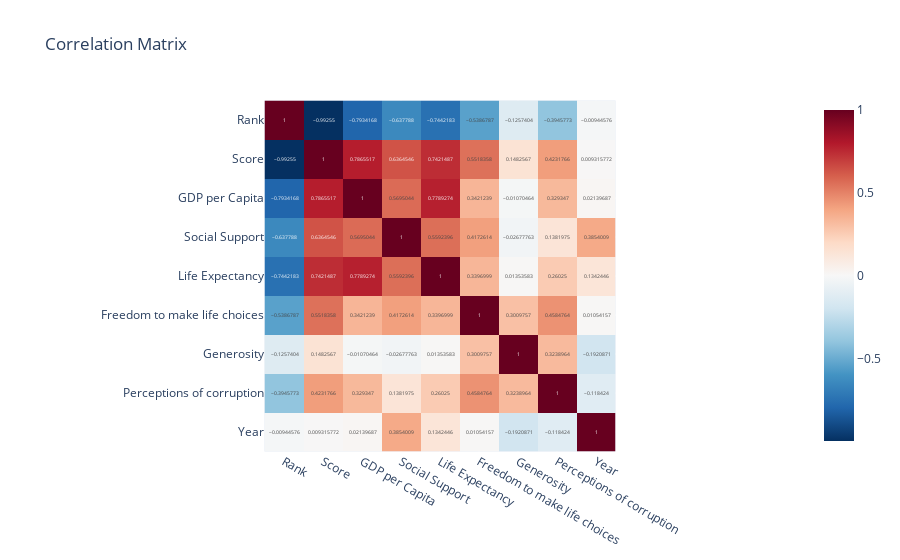

The cell this chart's notebook holds for it:
### Markdown cell above
## 8. Correlation Matrix
Visualize the correlation matrix using Plotly.

### Code cell
# Correlation Matrix with a Plotly Heatmap
correlations = df_clean.corr()
fig = px.imshow(correlations, text_auto=True, title='Correlation Matrix', color_continuous_scale='RdBu_r')
fig.show()

### Figure 1 — Plotly figure (JSON) as saved in the notebook; plotly's stock layout.template omitted (floating-point values rounded to 4 significant figures)
{"data": [{"coloraxis": "coloraxis", "hovertemplate": "x: %{x}<br>y: %{y}<br>color: %{z}<extra></extra>", "name": "0", "texttemplate": "%{z}", "type": "heatmap", "x": ["Rank", "Score", "GDP per Capita", "Social Support", "Life Expectancy", "Freedom to make life choices", "Generosity", "Perceptions of corruption", "Year"], "xaxis": "x", "y": ["Rank", "Score", "GDP per Capita", "Social Support", "Life Expectancy", "Freedom to make life choices", "Generosity", "Perceptions of corruption", "Year"], "yaxis": "y", "z": [[1, -0.9925, -0.7934, -0.6378, -0.7442, -0.5387, -0.1257, -0.3946, -0.009446], [-0.9925, 1, 0.7866, 0.6365, 0.7421, 0.5518, 0.1483, 0.4232, 0.009316], [-0.7934, 0.7866, 1, 0.5695, 0.7789, 0.3421, -0.0107, 0.3293, 0.0214], [-0.6378, 0.6365, 0.5695, 1, 0.5592, 0.4173, -0.02678, 0.1382, 0.3854], [-0.7442, 0.7421, 0.7789, 0.5592, 1, 0.3397, 0.01354, 0.2603, 0.1342], [-0.5387, 0.5518, 0.3421, 0.4173, 0.3397, 1, 0.301, 0.4585, 0.01054], [-0.1257, 0.1483, -0.0107, -0.02678, 0.01354, 0.301, 1, 0.3239, -0.1921], [-0.3946, 0.4232, 0.3293, 0.1382, 0.2603, 0.4585, 0.3239, 1, -0.1184], [-0.009446, 0.009316, 0.0214, 0.3854, 0.1342, 0.01054, -0.1921, -0.1184, 1]]}], "layout": {"coloraxis": {"colorscale": [[0, "rgb(5,48,97)"], [0.1, "rgb(33,102,172)"], [0.2, "rgb(67,147,195)"], [0.3, "rgb(146,197,222)"], [0.4, "rgb(209,229,240)"], [0.5, "rgb(247,247,247)"], [0.6, "rgb(253,219,199)"], [0.7, "rgb(244,165,130)"], [0.8, "rgb(214,96,77)"], [0.9, "rgb(178,24,43)"], [1, "rgb(103,0,31)"]]}, "title": {"text": "Correlation Matrix"}, "xaxis": {"anchor": "y", "constrain": "domain", "domain": [0, 1], "scaleanchor": "y"}, "yaxis": {"anchor": "x", "autorange": "reversed", "constrain": "domain", "domain": [0, 1]}}}
